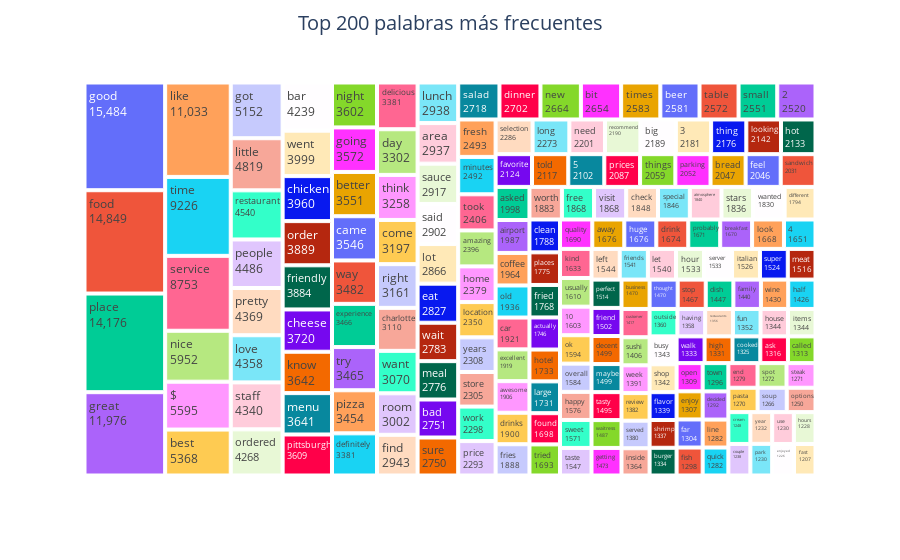

This figure's notebook cell:
### Code cell
# tardo 3 minutos
FreqOfWords = df['text_clean'].str.split(expand=True).stack().value_counts()
FreqOfWords_top200 = FreqOfWords[:200]

fig = px.treemap(FreqOfWords_top200, path=[FreqOfWords_top200.index], values=0)
fig.update_layout(title_text='Top 200 palabras más frecuentes',
                  title_x=0.5, title_font=dict(size=20)
                  )
fig.update_traces(textinfo="label+value")
fig.show()

### Figure 1 — Plotly figure (JSON) as saved in the notebook; plotly's stock layout.template omitted (floating-point values rounded to 4 significant figures; data arrays with more than 128 entries replaced by an {"elided": "..."} marker saying what was removed)
{"data": [{"branchvalues": "total", "domain": {"x": [0, 1], "y": [0, 1]}, "hovertemplate": "labels=%{label}<br>0=%{value}<br>parent=%{parent}<br>id=%{id}<extra></extra>", "ids": {"elided": "200 str values"}, "labels": {"elided": "200 str values"}, "name": "", "parents": {"elided": "200 str values"}, "textinfo": "label+value", "type": "treemap", "values": {"elided": "200 int values"}}], "layout": {"legend": {"tracegroupgap": 0}, "margin": {"t": 60}, "title": {"font": {"size": 20}, "text": "Top 200 palabras más frecuentes", "x": 0.5}}}
